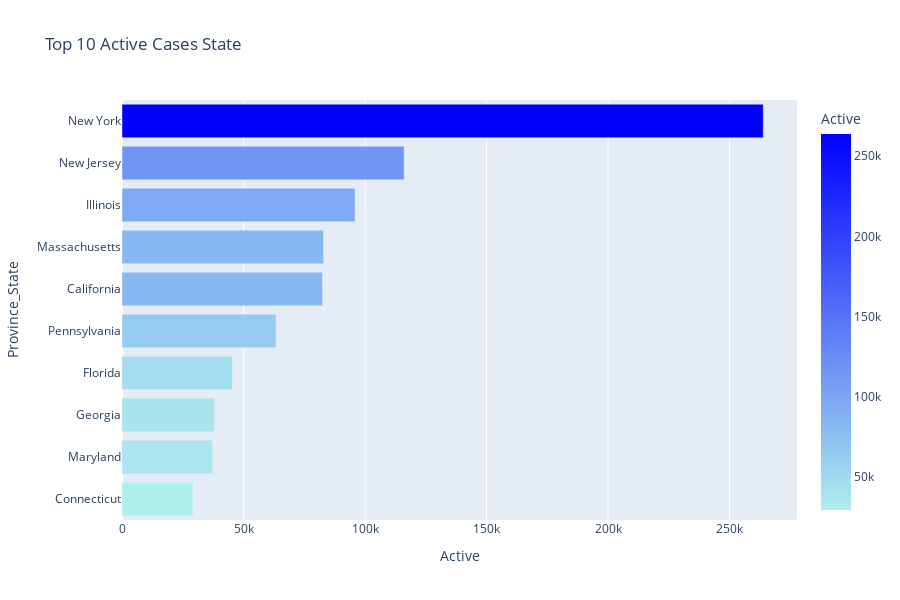

Write notebook code for a chart like this one.
### Code cell
top10_active = pd.DataFrame(covid.groupby('Province_State')['Active'].sum().nlargest(10).sort_values(ascending = True))
fig4 = px.bar(top10_active, x = 'Active', y = top10_active.index, height = 600, color = 'Active', orientation = 'h',
             color_continuous_scale = ['paleturquoise','blue'], title = 'Top 10 Active Cases State')
fig4.show()

### Figure 1 — Plotly figure (JSON) as saved in the notebook; plotly's stock layout.template omitted (floating-point values rounded to 4 significant figures)
{"data": [{"alignmentgroup": "True", "hovertemplate": "Active=%{marker.color}<br>Province_State=%{y}<extra></extra>", "legendgroup": "", "marker": {"color": [29224, 37207, 38104, 45375, 63356, 82500, 82904, 95893, 116082, 263848], "coloraxis": "coloraxis"}, "name": "", "offsetgroup": "", "orientation": "h", "showlegend": false, "textposition": "auto", "type": "bar", "x": [29224, 37207, 38104, 45375, 63356, 82500, 82904, 95893, 116082, 263848], "xaxis": "x", "y": ["Connecticut", "Maryland", "Georgia", "Florida", "Pennsylvania", "California", "Massachusetts", "Illinois", "New Jersey", "New York"], "yaxis": "y"}], "layout": {"barmode": "relative", "coloraxis": {"colorbar": {"title": {"text": "Active"}}, "colorscale": [[0, "paleturquoise"], [1, "blue"]]}, "height": 600, "legend": {"tracegroupgap": 0}, "title": {"text": "Top 10 Active Cases State"}, "xaxis": {"anchor": "y", "domain": [0, 1], "title": {"text": "Active"}}, "yaxis": {"anchor": "x", "domain": [0, 1], "title": {"text": "Province_State"}}}}
